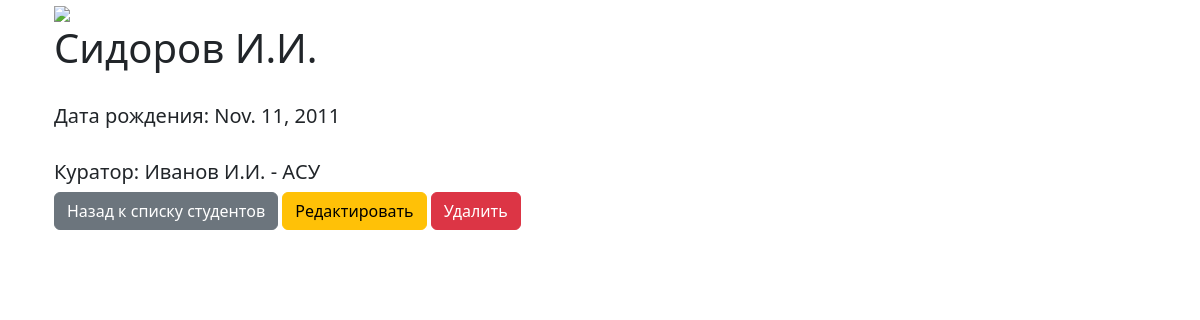
The page /students/3/ on the database its author committed.
### student/models.py (models this page shows, shortened)
class Student(models.Model):
    full_name=models.CharField(verbose_name="ФИО",max_length=255)
    date_of_birth=models.DateField(verbose_name="Дата рождения")
    curator=models.ForeignKey(
        'Curator',
        verbose_name="ФИО",
        blank=True,
        null=True,
        on_delete=models.CASCADE,
    )
    class Mets:
        verbose_name="Студент",
        verbose_name_plural="Студенты"
        ordering=['full_name']

class Curator(models.Model):
    full_name = models.CharField(verbose_name="ФИО", max_length=255)
    department = models.CharField(verbose_name="Кафедра", max_length=255)
    class Mets:
        verbose_name="Куратор",
        verbose_name_plural="Кураторы"
        ordering=['full_name']
    def __str__(self):
        return f"{self.full_name} - {self.department}"

### student/views.py (the view)
# urls.py: path('students/<int:pk>/',views.StudentDetail.as_view(),name='student_detail'),
class StudentDetail(DetailView):
    template_name = 'student/student_detail.html'
    model = Student
    context_object_name = 'student'

### templates/student/student_detail.html (shortened to what this page needs)
{% extends 'base.html'%}
{% block content %}
<div class="container nt-5">
  <div class="row">
    <div class="col-md-6">
      <img src="{}">
    </div>
    <div>
      <h1>{{ student.full_name }}</h1>
      <br>
      <h5> Дата рождения: {{ student.date_of_birth}}</h5>
      <br>
      <h5> Куратор: {{ student.curator}}</h5>
      <a href="{%url 'student_list'%}" class="btn btn-secondary"> Назад к списку студентов</a>
      <a href="{%url 'student_update' student.pk%}" class="btn btn-warning"> Редактировать</a>
      <a href="{%url 'student_delete' student.pk%}" class="btn btn-danger"> Удалить</a>
    </div>
  </div>
</div>
{% endblock %}

### rows shown on the page
Student: full_name "Сидоров И.И.", date_of_birth "Nov. 11, 2011", curator "Иванов И.И. - АСУ"
